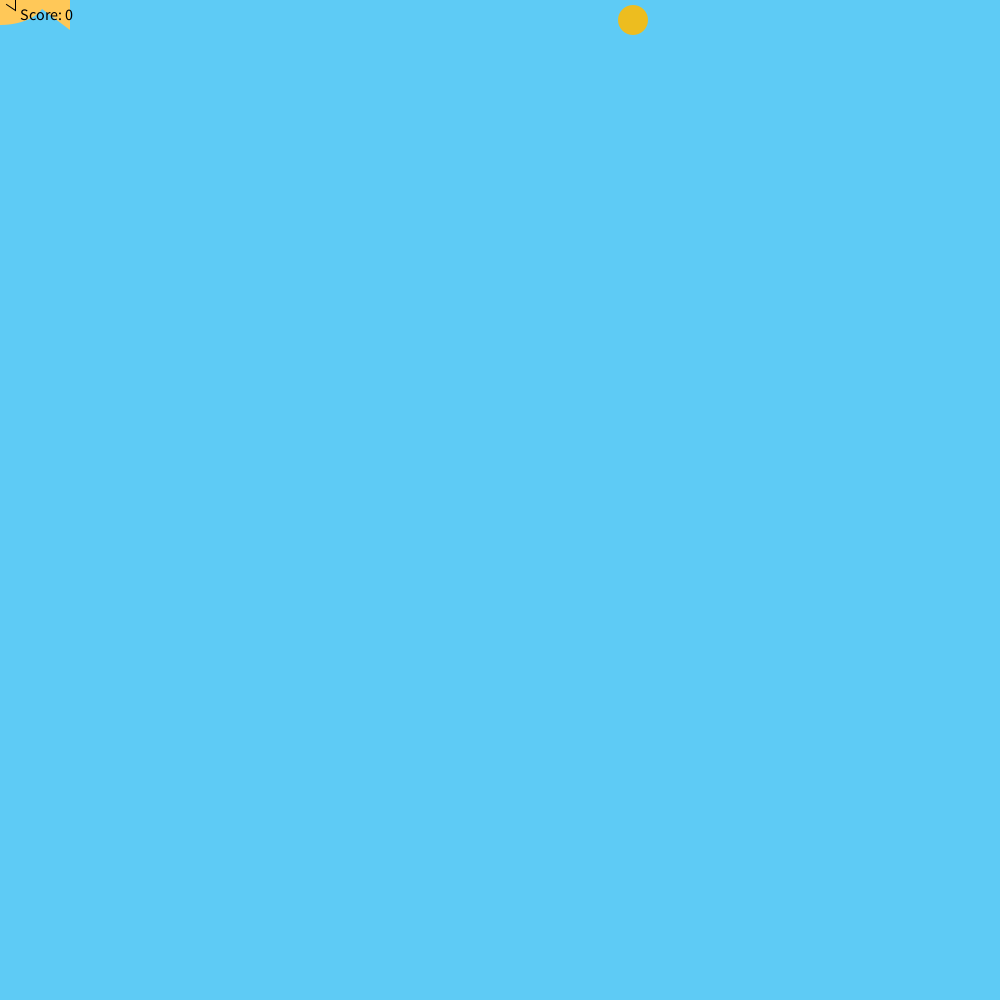
Frame 1 (no input)
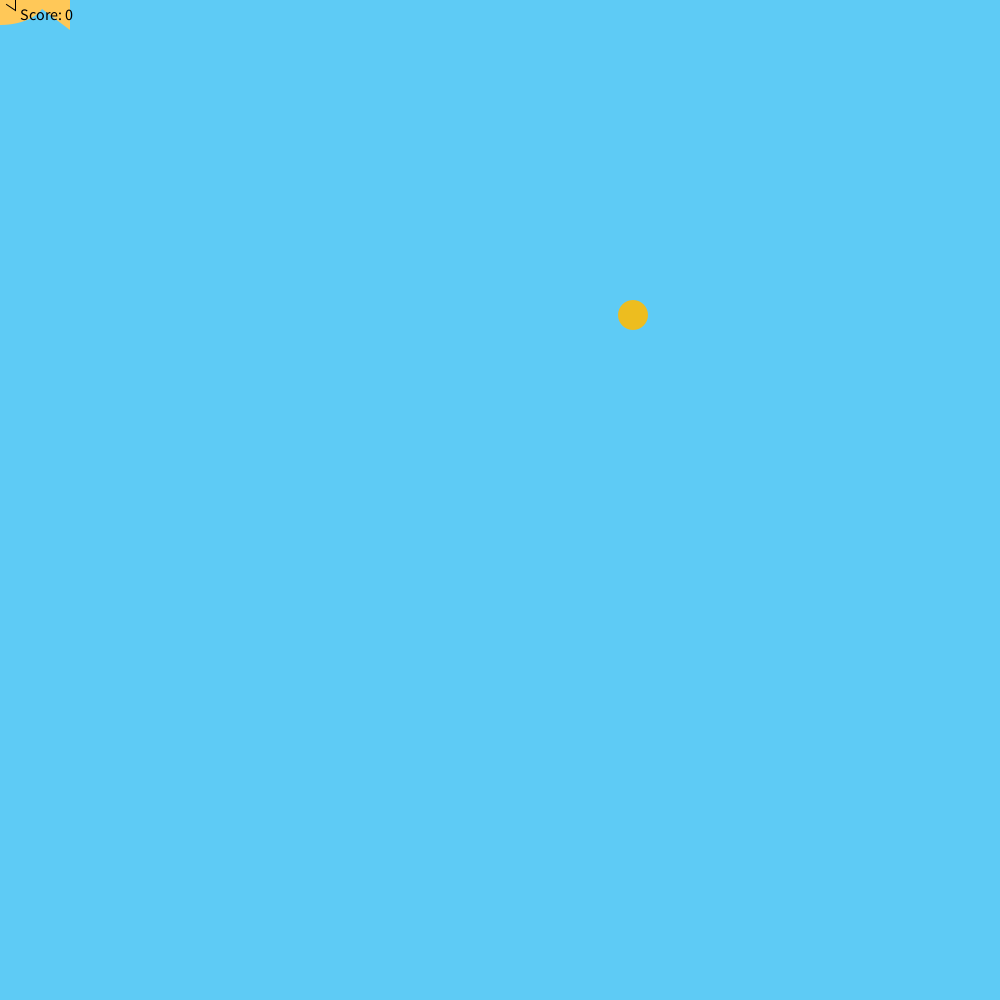
Frame 60 (the mouse pressed at the canvas centre just before this capture)
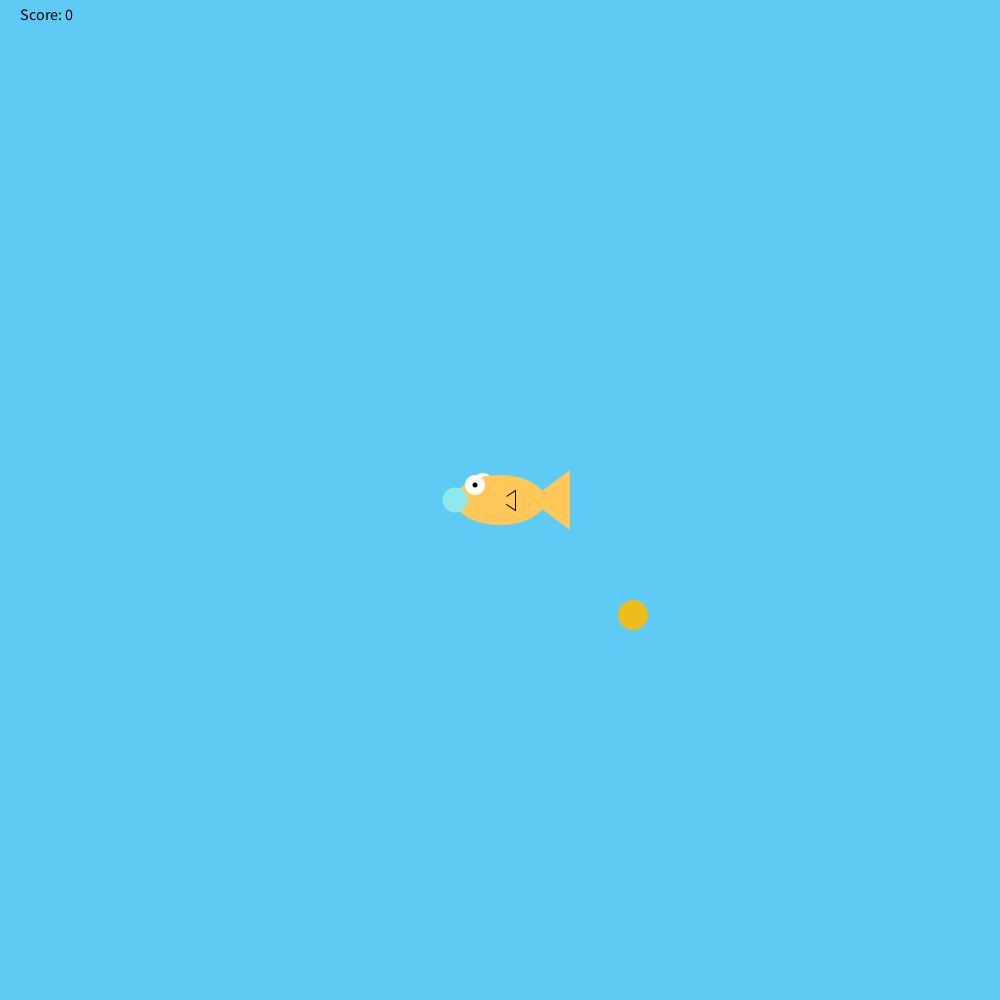
Frame 120 (the mouse held since frame 60 and released just before this capture)

The Processing sketch that drew these frames (run headless with seeded random() and noise(); from frame 60 on, the mouse is pressed at the canvas centre):

// Processing sketch: LeagueOfCode_FishFeeder
// ── LeagueOfCode_FishFeeder.pde
int foodX = 100;
int foodY = 20;
int score=0;
int speed=5;
void setup(){
  size(1000,1000);
  
  foodX = (int) random(width-20);
}

void draw(){
  background(#5ECBF5);
drawFish();
fill(#EDBD1F);
noStroke();
ellipse(foodX, foodY, 30, 30);
foodY+=speed;
if(foodY>height+10){
foodY=20;
foodX = (int) random(width-20);


}
checkCatch(foodX,foodY);
fill(0, 0, 0);
textSize(16);
text("Score: " + score, 20, 20);
if(score>=25){
  foodY=-10;
textSize(50); //if it’s not big enough
text("#1 Victory Royale!", 350, 450);


}
}

void drawFish(){
     noStroke();
     fill(255,255,255);
     ellipse(mouseX-17,mouseY-17,20,20); //back side eye
     fill(255,200,88);
     ellipse(mouseX,mouseY,90,50); //body
     triangle(mouseX+30,mouseY,mouseX+70,mouseY+30,mouseX+70,mouseY-30); //tail
     stroke(0);
     triangle(mouseX,mouseY,mouseX+15,mouseY+10,mouseX+15,mouseY-10); //side fin
     noStroke();
     fill(255,200,88);
     ellipse(mouseX,mouseY,15,15); //side fin cover
     noStroke();
     fill(255,255,255);
     ellipse(mouseX-25,mouseY-15,20,20); //front eye
     fill(0,0,0);
     ellipse(mouseX-25,mouseY-15,5,5); //pupil
     fill(141,233,237);
     ellipse(mouseX-45,mouseY,25,25); //mouth
}
void checkCatch(int x, int y){
     if(x > mouseX && x < mouseX+70){
          if(y > mouseY-17 && y < mouseY+30){
               score++; speed++;
               foodY = 20; //if the food was eaten, make more food fall from the top
               foodX = (int) random(width-20);
          }
     }
     else if (foodY > height && score > 0){
          score--;
     }
}
